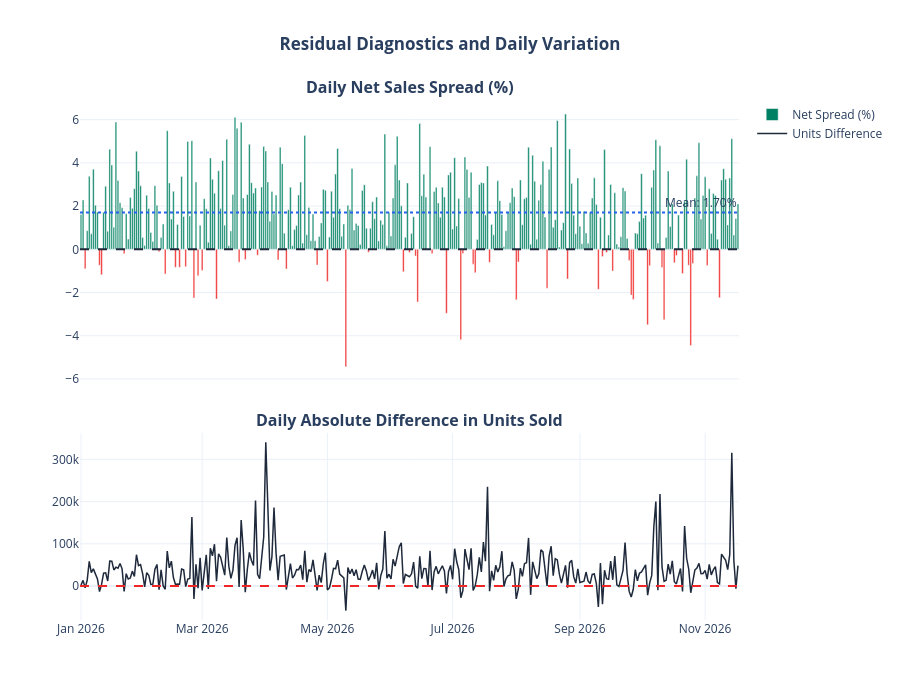

Here is the notebook cell this chart was saved with:
### Markdown cell above
#### Plotly

### Code cell
# Daily difference calculations
df_diff = pd.DataFrame(index=daily_piv.index)
for m in ['qty_sold', 'net_sales', 'gross_sales']:
    df_diff[f'{m}_diff'] = daily_piv[(m, 'test')] - daily_piv[(m, 'control')]
    df_diff[f'{m}_diff_pct'] = (df_diff[f'{m}_diff'] / daily_piv[(m, 'control')]) * 100

# Residuals chart
fig = make_subplots(
    rows=2, cols=1, shared_xaxes=True, vertical_spacing=0.10,
    row_heights=[0.6, 0.4],
    subplot_titles=(
        '<b>Daily Net Sales Spread (%)</b>',
        '<b>Daily Absolute Difference in Units Sold</b>'
    )
)

# Dynamic colors for the spread
colors_spread = [PALETTE['test'] if x >= 0 else PALETTE['accent'] for x in df_diff['net_sales_diff_pct']]

fig.add_trace(
    go.Bar(x=df_diff.index, y=df_diff['net_sales_diff_pct'], name='Net Spread (%)', marker_color=colors_spread),
    row=1, col=1
)
fig.add_hline(y=0, line_dash='dash', line_color='#1E293B', row=1, col=1)
fig.add_hline(y=df_diff['net_sales_diff_pct'].mean(), line_color='#2563EB', line_dash='dot',
              annotation_text=f'Mean: {df_diff["net_sales_diff_pct"].mean():.2f}%', row=1, col=1)

# Quantity difference
fig.add_trace(
    go.Scatter(x=df_diff.index, y=df_diff['qty_sold_diff'], mode='lines', name='Units Difference', line=dict(color=PALETTE['dark'], width=1.5)),
    row=2, col=1
)
fig.add_hline(y=0, line_dash='dash', line_color='#EE2726', row=2, col=1)

fig.update_layout(
    title=dict(text='<b>Residual Diagnostics and Daily Variation</b>', x=0.5),
    template='plotly_white',
    height=700,
    hovermode='x unified'
)
fig.show()

### Figure 1 — Plotly figure (JSON) as saved in the notebook; plotly's stock layout.template omitted (floating-point values rounded to 4 significant figures; data arrays with more than 128 entries replaced by an {"elided": "..."} marker saying what was removed)
{"data": [{"marker": {"color": {"elided": "321 str values"}}, "name": "Net Spread (%)", "type": "bar", "x": {"elided": "321 str values"}, "xaxis": "x", "y": {"elided": "321 float values"}, "yaxis": "y"}, {"line": {"color": "#1E293B", "width": 1.5}, "mode": "lines", "name": "Units Difference", "type": "scatter", "x": {"elided": "321 str values"}, "xaxis": "x2", "y": {"elided": "321 int values"}, "yaxis": "y2"}], "layout": {"annotations": [{"font": {"size": 16}, "showarrow": false, "text": "<b>Daily Net Sales Spread (%)</b>", "x": 0.5, "xanchor": "center", "xref": "paper", "y": 1, "yanchor": "bottom", "yref": "paper"}, {"font": {"size": 16}, "showarrow": false, "text": "<b>Daily Absolute Difference in Units Sold</b>", "x": 0.5, "xanchor": "center", "xref": "paper", "y": 0.36, "yanchor": "bottom", "yref": "paper"}, {"showarrow": false, "text": "Mean: 1.70%", "x": 1, "xanchor": "right", "xref": "x domain", "y": 1.7, "yanchor": "bottom", "yref": "y"}], "height": 700, "hovermode": "x unified", "shapes": [{"line": {"color": "#1E293B", "dash": "dash"}, "type": "line", "x0": 0, "x1": 1, "xref": "x domain", "y0": 0, "y1": 0, "yref": "y"}, {"line": {"color": "#2563EB", "dash": "dot"}, "type": "line", "x0": 0, "x1": 1, "xref": "x domain", "y0": 1.7, "y1": 1.7, "yref": "y"}, {"line": {"color": "#EE2726", "dash": "dash"}, "type": "line", "x0": 0, "x1": 1, "xref": "x2 domain", "y0": 0, "y1": 0, "yref": "y2"}], "title": {"text": "<b>Residual Diagnostics and Daily Variation</b>", "x": 0.5}, "xaxis": {"anchor": "y", "domain": [0, 1], "matches": "x2", "showticklabels": false}, "xaxis2": {"anchor": "y2", "domain": [0, 1]}, "yaxis": {"anchor": "x", "domain": [0.46, 1]}, "yaxis2": {"anchor": "x2", "domain": [0, 0.36]}}}
